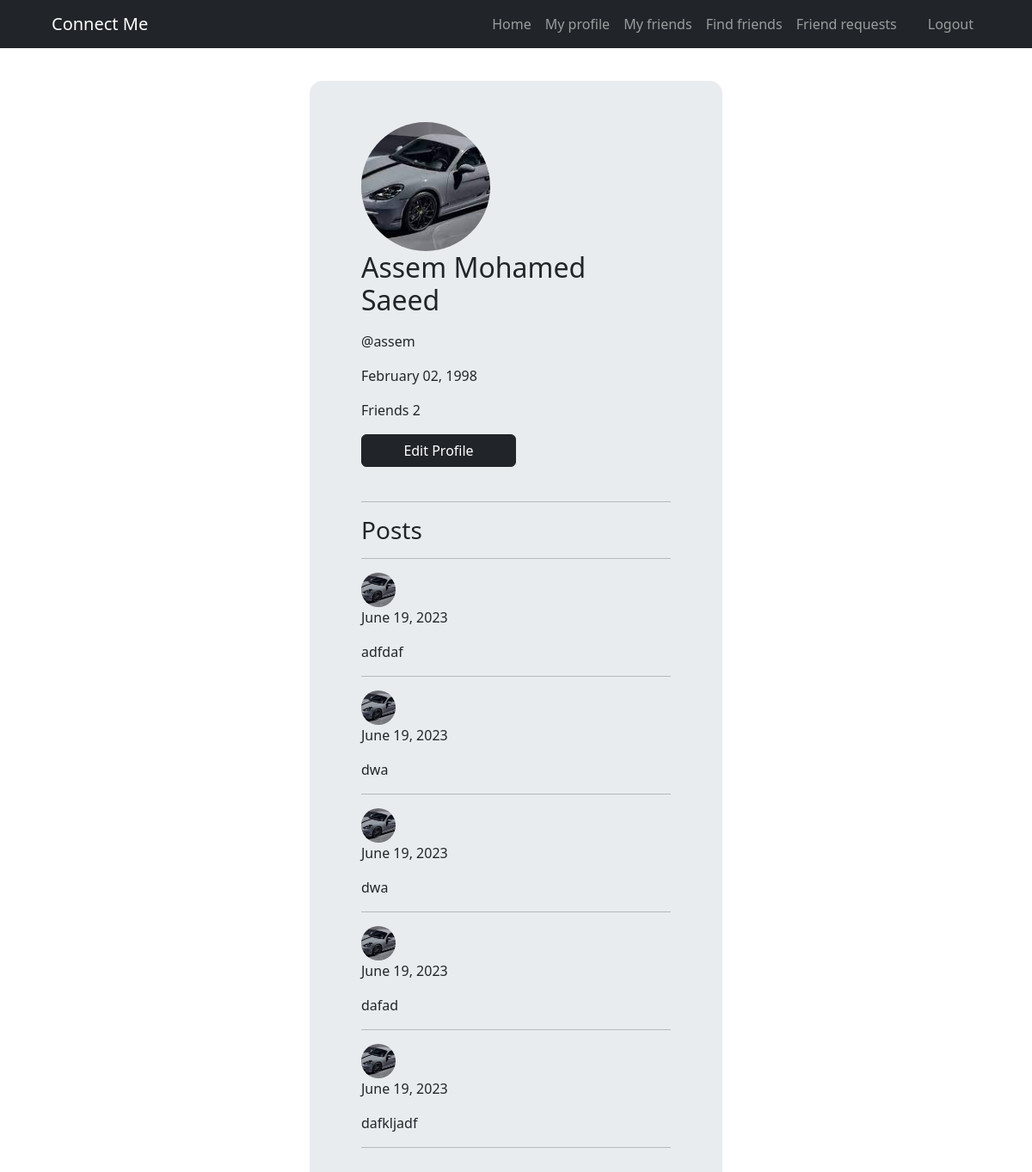
Screenshot of /profile/1 (signed in) with the database file from the repository.
### mainpro/models.py (models this page shows)
class User (db.Model, UserMixin):
    id = db.Column(db.Integer, primary_key=True)
    first_name = db.Column(db.String(20), nullable=True)
    middle_name = db.Column(db.String(20), nullable=True)
    last_name = db.Column(db.String(20), nullable=True)
    birth_date = db.Column(db.DateTime(), nullable=True)
    profile_image_data = db.Column(db.LargeBinary, nullable=True)
    profile_image_filename = db.Column(db.String(250), nullable=True)
    username = db.Column(db.String(20), unique=True, nullable=False)
    email = db.Column(db.String(120), unique=True, nullable=False)
    password = db.Column(db.String(60), nullable=False )
    posts = db.relationship('Post', backref='author', lazy=True)
    no_of_friends = db.Column(db.Integer, nullable=False, default=0)
    pendings = db.Column(db.Integer, nullable=False, default=0)

class Post (db.Model):
    id = db.Column(db.Integer, primary_key=True)
    date = db.Column(db.DateTime, nullable=False, default = datetime.now())
    title = db.Column(db.String(100), nullable=False)
    content = db.Column(db.Text, nullable=False)
    status = db.Column(db.String(10), nullable=False, default='public')
    post_image_data = db.Column(db.LargeBinary, nullable=True)
    post_image_filename = db.Column(db.String(250), nullable=True)
    user_id = db.Column(db.Integer, db.ForeignKey('user.id'), nullable=False)

### mainpro/routes.py (the view)
@app.route('/profile/<userID>')
@login_required
def profile(userID):
    today = date.today()
    born = current_user.birth_date
    age = today.year - born.year - ((today.month, today.day) < (born.month, born.day))
    endpoint_title = 'profile'
    my_posts = Post.query.filter_by(user_id=userID).all()
    state = ""
    user = ""
    user = User.query.filter_by(id=userID).first()
    return render_template('profile.html', data={ 'title':endpoint_title, 'Navbar':Navbar, 'user': user, 'age': age,
    'my_posts': my_posts, 'state': state })

### mainpro/models.py (called while the page is built)
@login_manager.user_loader
def load_user(user_id):
    return User.query.get(int(user_id))

### mainpro/templates/profile.html (shortened to what this page needs)
{% extends 'find_friends.html' %}
{% block friends_card %}
<div class="container bg-body-secondary long ">
    <div class="profile pb-4">
        <div class="profile-picture">
            <img src="{{ url_for('static', filename='/profile_images/' + data.user.profile_image_filename) }}"
            alt="Profile Picture">
        </div>
        <div class="profile-info">
            <h2 class="full-name pb-2">{{data.user.first_name}} {{data.user.middle_name}} {{data.user.last_name}}</h2>
            <p class="username">@{{data.user.username}}</p>
            <p>{{ data.user.birth_date.strftime('%B %d, %Y') }}</p>
            <p class="username">Friends {{data.user.no_of_friends}}</p>
        </div>
        {% if current_user.id == data.user.id %}
            <button class="btn btn-dark w-50">
                <a class="text-decoration-none text-white" href="{{ url_for('edit_profile') }}">Edit Profile</a>
            </button>
        {% endif %}
    </div>
    <hr>
    <h3>Posts</h3>
    <hr>
    {% if data.my_posts %}
        <div class="post-container">
            {% for post in data.my_posts %}
                <div class="post">
                    <div class="post-header ">
                        <img src="{{ url_for('static', filename='profile_images/' + post.author.profile_image_filename) }}" alt="Author Profile Picture">
                        <p>{{ post.date.strftime('%B %d, %Y') }}</p>
                    </div>
                    <div class="post-content">
                        <p>{{ post.content }}</p>
                    </div>
                </div>
                <hr>
            {% endfor %}
        </div>
    {% else %}
        <p>No posts to display.</p>
    {% endif %}
</div>
{% endblock %}

### mainpro/templates/find_friends.html (shortened to what this page needs)
{% extends 'base.html' %}
{% block content %}
    <div class='content_friends_requests'>
        <div class='friends_requests_area bg-body-secondary p-5'>
            {% block friends_card %}{% endblock friends_card %}
        </div>
    </div>
{% endblock content %}

### mainpro/templates/base.html (shortened to what this page needs)
<!DOCTYPE html>
<html lang="en">
<head>
    <link rel="stylesheet" href="https://cdnjs.cloudflare.com/ajax/libs/bootstrap/5.3.0/css/bootstrap.min.css" />
    <link rel="stylesheet" type="text/css" href="{{ url_for('static', filename='base.css') }}">
</head>
<body>
    {% block navbar %}
        <nav class="navbar navbar-expand-lg px-5 navbar-dark bg-dark position-fixed w-100 z-1">
            <div class="container-fluid">
            <a class="navbar-brand" href="/home">Connect Me</a>
            <div class="collapse navbar-collapse" id="navbarNav">
                <ul class="navbar-nav ms-auto">
                    {% if current_user.is_authenticated %}
                        <li class="nav-item">
                            <a class="nav-link" href={{ url_for('home')}}>Home</a>
                        </li>
                        <li class="nav-item">
                            <a class="nav-link" href={{ url_for('profile', userID = current_user.id)}}>My profile</a>
                        </li>
                        <li class="nav-item">
                            <a class="nav-link" href={{ url_for('my_friends')}}>My friends</a>
                        </li>
                        <li class="nav-item">
                            <a class="nav-link" href={{ url_for('find_friends')}}>Find friends</a>
                        </li>
                        <li class="nav-item position-relative">
                            <a class="nav-link" style="margin-right: 20px" href={{ url_for('friend_requests')}}>Friend requests</a>
                        </li>
                        <li class="nav-item">
                            <a class="nav-link" href={{ url_for('logout')}}>Logout</a>
                        </li>
                    {% else %}
                        <li class="nav-item">
                            <a class="nav-link" href={{ url_for('login')}}>Login</a>
                        </li>
                    {% endif %}
                </ul>
            </div>
            </div>
        </nav>
    {% endblock %}
    {% block content %}{% endblock %}
</body>
</html>

### mainpro/static/base.css (style rules this page uses)
.profile-picture img { width: 150px; height: 150px; border-radius: 50%; object-fit: cover; margin-right: 20px; }
.post-header img { width: 40px; height: 40px; border-radius: 50%; object-fit: cover; margin-right: 10px; }
.content_friends_requests { background-color: rgb(255, 255, 255); display: flex; justify-content: center; min-height: 100vh; }
.friends_requests_area { width: 40vw; border: 0px; border-radius: 15px; margin-top:70px; }
img { height: auto; max-width: 600px; object-fit: contain; display: block; }

### rows the page displays
User: profile_image_filename (picture), user.first_name "Assem", user.middle_name "Mohamed", user.last_name "Saeed", user.username "assem", user.birth_date "February 02, 1998", user.no_of_friends "2"
Post: profile_image_filename (picture), date "June 19, 2023", content "adfdaf"
Post: profile_image_filename (picture), date "June 19, 2023", content "dwa"
Post: profile_image_filename (picture), date "June 19, 2023", content "dwa"
Post: profile_image_filename (picture), date "June 19, 2023", content "dafad"
Post: profile_image_filename (picture), date "June 19, 2023", content "dafkljadf"
